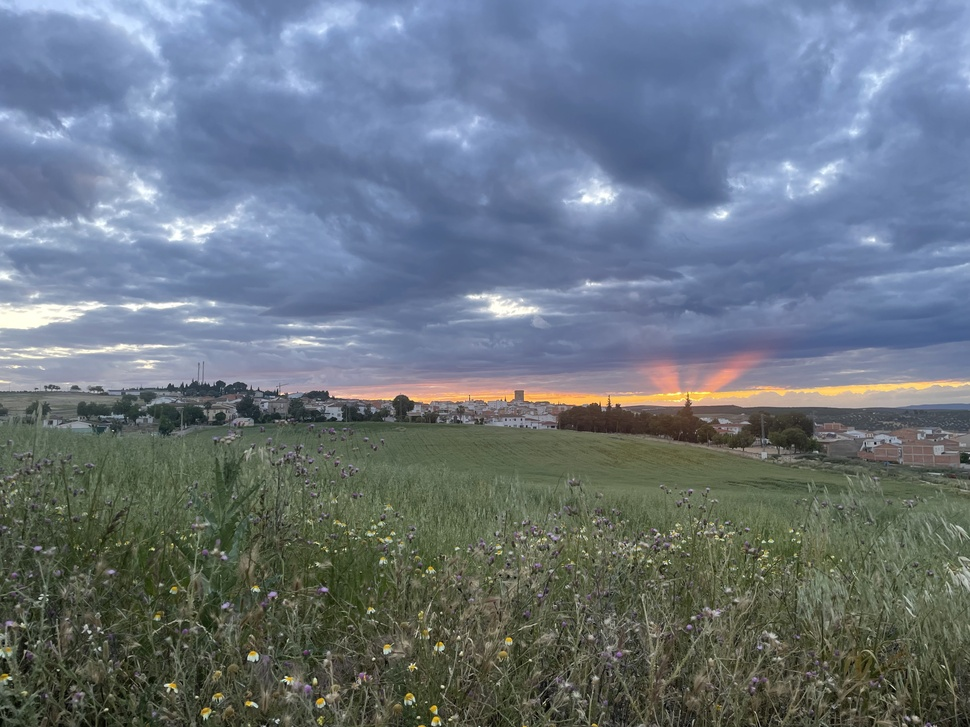
#> input picture ejercicioscapitulo3/imagen.jpg, 970 x 727 px, shrunk from 4032 x 3024 before the run
$ python histograma_mascara_circular.py
#> lines starting #> are read from the running program, lines starting #| are printed output that depends on the picture; after the words box and inside, x2 and y2 are one past the last pixel; in counts of white or black regions, pixels touching at a corner belong together
#histograma_mascara_circular.py
import cv2
import numpy as np
import matplotlib.pyplot as plt

img = cv2.imread('imagen.jpg', cv2.IMREAD_GRAYSCALE)
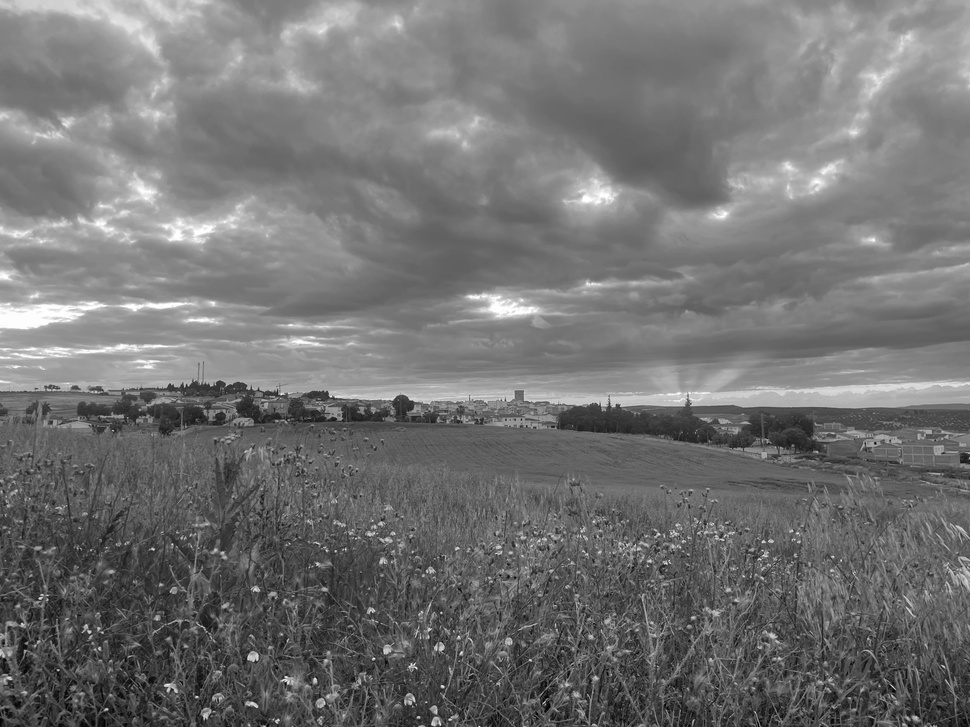
#> img: shape (727, 970); min 0, max 255, mean 114.9
h, w = img.shape[:2]
#> h = 727; w = 970

# Crear máscara circular
mask = np.zeros(img.shape[:2], np.uint8)
cv2.circle(mask, (w//2, h//2), min(w, h)//4, 255, -1)
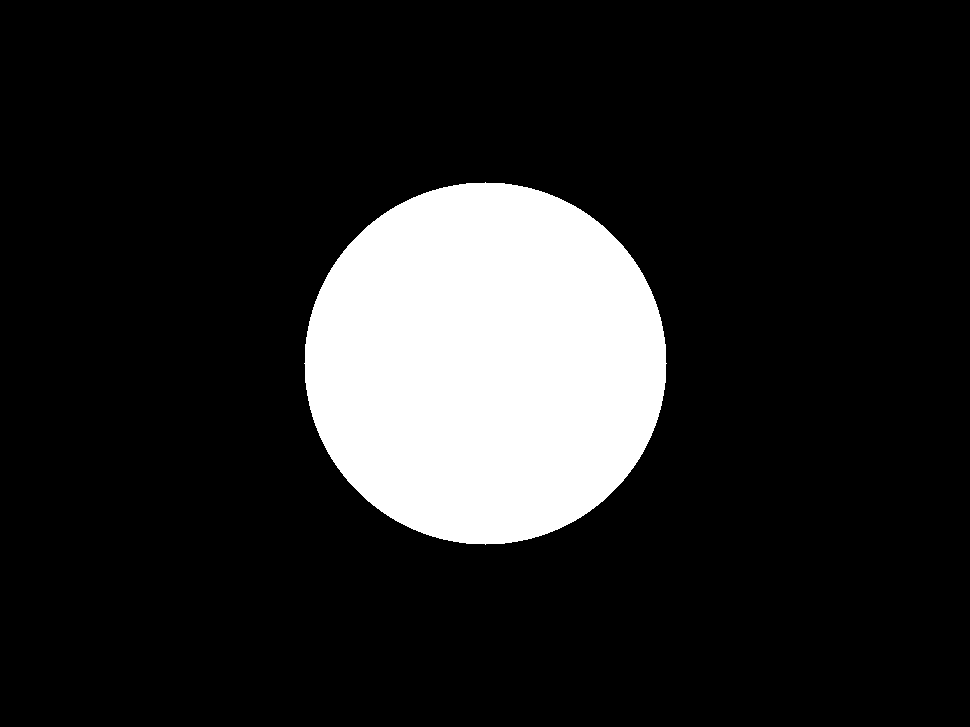
#> mask: shape (727, 970); 14.6% white; 1 white region, box (x1, y1, x2, y2) and area: (304, 182, 667, 545) 102873

hist_mask = cv2.calcHist([img], [0], mask, [256], [0, 256])
#> hist_mask = 256 values, max 2507 at index 115, min 0 at index 0, mean 401.8

plt.subplot(121), plt.imshow(cv2.bitwise_and(img, img, mask=mask), cmap='gray')
plt.subplot(122), plt.plot(hist_mask)
plt.show()
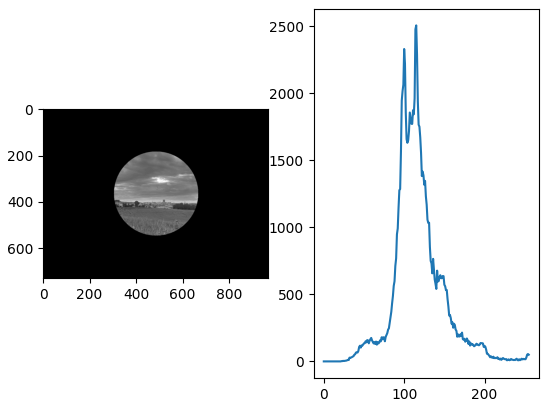
#> figure drawn by matplotlib, 2 panels; panel 2: curve peaks at x = 115, y = 2507
